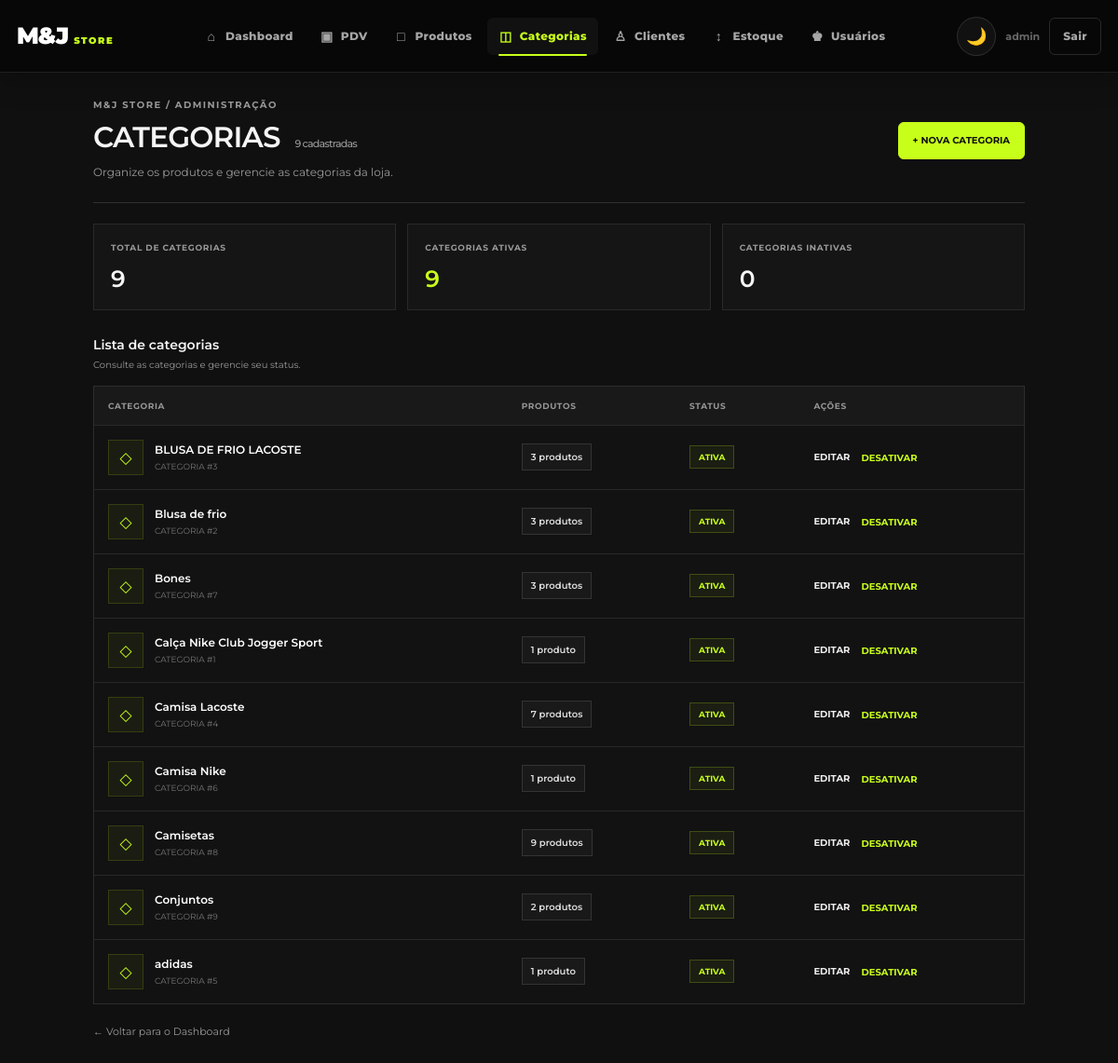
The page /categorias/ (signed in) on the database its author committed.
### app/models/categoria.py (models this page shows)
class Categoria(Base):
    __tablename__ = "categorias"
    id = Column(Integer, primary_key=True, autoincrement=True, index=True)
    nome = Column(String(100), nullable=False, unique=True)
    ativo = Column(Boolean, default=True)
    produtos = relationship("Produto", back_populates="categoria", lazy="select")

### app/controllers/categoria_controller.py (the view)
@router.get("/", response_class=HTMLResponse)
def listar_categorias(
    request: Request,
    db: Session = Depends(get_db),
    admin=Depends(get_admin)
):
    categorias = (
        db.query(Categoria)
        .order_by(Categoria.nome)
        .all()
    )
    return templates.TemplateResponse(
        request,
        "categorias/index.html",
        {
            "request": request,
            "usuario": admin,
            "categorias": categorias
        }
    )

### app/templates/categorias/index.html (shortened to what this page needs)
<!DOCTYPE html>
<html lang="pt-br">
<head>
    <link rel="stylesheet" href="/static/css/navbar.css">
</head>
<body>
    {% include "shared/navbar.html" %}
    {% set ns = namespace(ativas=0, inativas=0) %}
    {% for categoria in categorias %}
        {% if categoria.ativo %}
            {% set ns.ativas = ns.ativas + 1 %}
        {% else %}
            {% set ns.inativas = ns.inativas + 1 %}
        {% endif %}
    {% endfor %}
    <main class="container">
        <header class="page-heading">
            <div>
                <div class="eyebrow">M&amp;J STORE / ADMINISTRAÇÃO</div>
                <h1>
                    CATEGORIAS
                    <span class="heading-meta">{{ categorias|length }} cadastradas</span>
                </h1>
                <p class="subtitle">
                    Organize os produtos e gerencie as categorias da loja.
                </p>
            </div>
            <a href="/categorias/nova" class="btn btn-primary">
                + NOVA CATEGORIA
            </a>
        </header>
        <section class="summary">
            <article class="summary-card">
                <div class="summary-label">Total de categorias</div>
                <div class="summary-value">{{ categorias|length }}</div>
            </article>
            <article class="summary-card">
                <div class="summary-label">Categorias ativas</div>
                <div class="summary-value green">{{ ns.ativas }}</div>
            </article>
            <article class="summary-card">
                <div class="summary-label">Categorias inativas</div>
                <div class="summary-value">{{ ns.inativas }}</div>
            </article>
        </section>
        <div class="section-heading">
            <div>
                <h2>Lista de categorias</h2>
                <p>Consulte as categorias e gerencie seu status.</p>
            </div>
        </div>
        <section class="table-card">
            <div class="table-scroll">
                <table class="categories-table">
                    <thead>
                        <tr>
                            <th>Categoria</th>
                            <th>Produtos</th>
                            <th>Status</th>
                            <th>Ações</th>
                        </tr>
                    </thead>
                    <tbody>
                        {% for c in categorias %}
                            <tr>
                                <td>
                                    <div class="category-cell">
                                        <span class="category-icon" aria-hidden="true">◇</span>
                                        <div>
                                            <span class="category-name">{{ c.nome }}</span>
                                            <span class="category-reference">
                                                CATEGORIA #{{ c.id }}
                                            </span>
                                        </div>
                                    </div>
                                </td>
                                <td>
                                    <span class="count-pill">
                                        {{ c.produtos|length if c.produtos else 0 }}
                                        {% if c.produtos|length == 1 %}produto{% else %}produtos{% endif %}
                                    </span>
                                </td>
                                <td>
                                    {% if c.ativo %}
                                        <span class="status status-active">Ativa</span>
                                    {% else %}
                                        <span class="status status-inactive">Inativa</span>
                                    {% endif %}
                                </td>
                                <td>
                                    <div class="actions">
                                        <a
                                            href="/categorias/{{ c.id }}/editar"
                                            class="btn-edit"
                                        >
                                            EDITAR
                                        </a>
                                        <form
                                            action="/categorias/{{ c.id }}/toggle-ativo"
                                            method="post"
                                            class="toggle-form"
                                        >
                                            <button type="submit" class="btn-toggle">
                                                {% if c.ativo %}
                                                    DESATIVAR
                                                {% else %}
                                                    ATIVAR
                                                {% endif %}
                                            </button>
                                        </form>
                                    </div>
                                </td>
                            </tr>
                        {% endfor %}
                    </tbody>
                </table>
            </div>
        </section>
        <a href="/" class="bottom-link">← Voltar para o Dashboard</a>
    </main>
</body>
</html>

### app/static/css/navbar.css (style rules this page uses)
:root { --navbar-bg: #080808; --navbar-border: #202020; --navbar-text: #a5a5a5; --navbar-hover: #ffffff; --navbar-neon: #c8ff1a; }
body { padding-top: 78px !important; }

### app/templates/categorias/index.html (style rules this page uses)
:root { --bg: #101010; --surface: #151515; --line: #303030; --text: #f5f5f5; --muted: #999999; --green: #c8ff1a; --green-hover: #dcff70; --red: #ff6464; }
* { box-sizing: border-box; margin: 0; padding: 0; }
body { min-height: 100vh; background: var(--bg); color: var(--text); font-family: 'Montserrat', sans-serif; }
a { color: inherit; text-decoration: none; }
.container { width: min(1000px, 94%); margin: 0 auto; padding: 28px 0 50px; }
.page-heading { display: flex; justify-content: space-between; align-items: center; flex-wrap: wrap; gap: 18px; padding-bottom: 22px; margin-bottom: 22px; border-bottom: 1px solid var(--line); }
.eyebrow { margin-bottom: 9px; color: var(--muted); font-size: 10px; font-weight: 700; letter-spacing: 1.5px; text-transform: uppercase; }
h1 { font-size: clamp(23px, 3vw, 31px); font-weight: 600; letter-spacing: -.8px; }
.heading-meta { display: inline-block; margin-left: 8px; color: var(--muted); font-size: 11px; font-weight: 500; }
.subtitle { margin-top: 9px; color: var(--muted); font-size: 12px; line-height: 1.7; }
.btn { display: inline-flex; justify-content: center; align-items: center; gap: 8px; min-height: 40px; padding: 0 15px; border: 1px solid #414141; border-radius: 6px; background: transparent; color: var(--text); font-family: inherit; font-size: 10px; font-weight: 700; text-align: center; cursor: pointer; transition: .2s; }
.btn-primary { border-color: var(--green); background: var(--green); color: #101010; }
.summary { display: grid; grid-template-columns: repeat(3, minmax(0, 1fr)); gap: 12px; margin-bottom: 28px; }
.summary-card { padding: 18px; border: 1px solid #292929; background: var(--surface); }
.summary-label { color: var(--muted); font-size: 9px; font-weight: 700; text-transform: uppercase; letter-spacing: .7px; line-height: 1.6; }
.summary-value { margin-top: 10px; font-size: 25px; font-weight: 600; }
.green { color: var(--green); }
.section-heading { display: flex; justify-content: space-between; align-items: center; flex-wrap: wrap; gap: 12px; margin-bottom: 14px; }
.section-heading h2 { font-size: 14px; font-weight: 600; }
.section-heading p { margin-top: 5px; color: var(--muted); font-size: 10px; line-height: 1.6; }
.table-card { overflow: hidden; border: 1px solid #2d2d2d; background: #121212; }
.table-scroll { width: 100%; overflow-x: auto; }
table { width: 100%; border-collapse: collapse; text-align: left; }
.categories-table { min-width: 650px; }
thead { background: #191919; }
th { padding: 15px; color: #969696; font-size: 9px; font-weight: 700; text-transform: uppercase; letter-spacing: .6px; white-space: nowrap; }
td { padding: 15px; border-top: 1px solid #282828; color: #dedede; font-size: 11px; vertical-align: middle; }
tbody tr { transition: background .2s; }
.category-cell { display: flex; align-items: center; gap: 12px; }
.category-icon { display: flex; align-items: center; justify-content: center; flex: 0 0 38px; width: 38px; height: 38px; border: 1px solid #c8ff1a25; background: #c8ff1a0c; color: var(--green); font-size: 17px; }
.category-name { display: block; color: #ffffff; font-size: 12px; font-weight: 600; }
.category-reference { display: block; margin-top: 5px; color: #777777; font-size: 9px; }
.count-pill { display: inline-block; padding: 7px 9px; border: 1px solid #343434; background: #191919; color: #dedede; font-size: 10px; font-weight: 600; white-space: nowrap; }
.status { display: inline-block; padding: 6px 9px; border: 1px solid #414141; font-size: 9px; font-weight: 700; text-transform: uppercase; white-space: nowrap; }
.status-active { border-color: #c8ff1a35; background: #c8ff1a0d; color: var(--green); }
.actions { display: flex; align-items: center; gap: 12px; flex-wrap: wrap; }
.btn-edit { color: #eeeeee; font-family: inherit; font-size: 10px; font-weight: 700; transition: .2s; }
.toggle-form { display: inline; margin: 0; }
.btn-toggle { padding: 0; border: none; background: transparent; color: var(--green); font-family: inherit; font-size: 10px; font-weight: 700; cursor: pointer; }
.bottom-link { display: inline-block; margin-top: 22px; color: var(--muted); font-size: 11px; transition: .2s; }

### rows shown on the page
Categoria: nome "BLUSA DE FRIO LACOSTE", id "3", produtos|length "3", ativo "ATIVA"
Categoria: nome "Blusa de frio", id "2", produtos|length "3", ativo "ATIVA"
Categoria: nome "Bones", id "7", produtos|length "3", ativo "ATIVA"
Categoria: nome "Calça Nike Club Jogger Sport", id "1", produtos|length "1", ativo "ATIVA"
Categoria: nome "Camisa Lacoste", id "4", produtos|length "7", ativo "ATIVA"
Categoria: nome "Camisa Nike", id "6", produtos|length "1", ativo "ATIVA"
Categoria: nome "Camisetas", id "8", produtos|length "9", ativo "ATIVA"
Categoria: nome "Conjuntos", id "9", produtos|length "2", ativo "ATIVA"
Categoria: nome "adidas", id "5", produtos|length "1", ativo "ATIVA"

### other values the page prints
{{ categorias|length }} "9"
{{ ns.ativas }} "9"
{{ ns.inativas }} "0"
